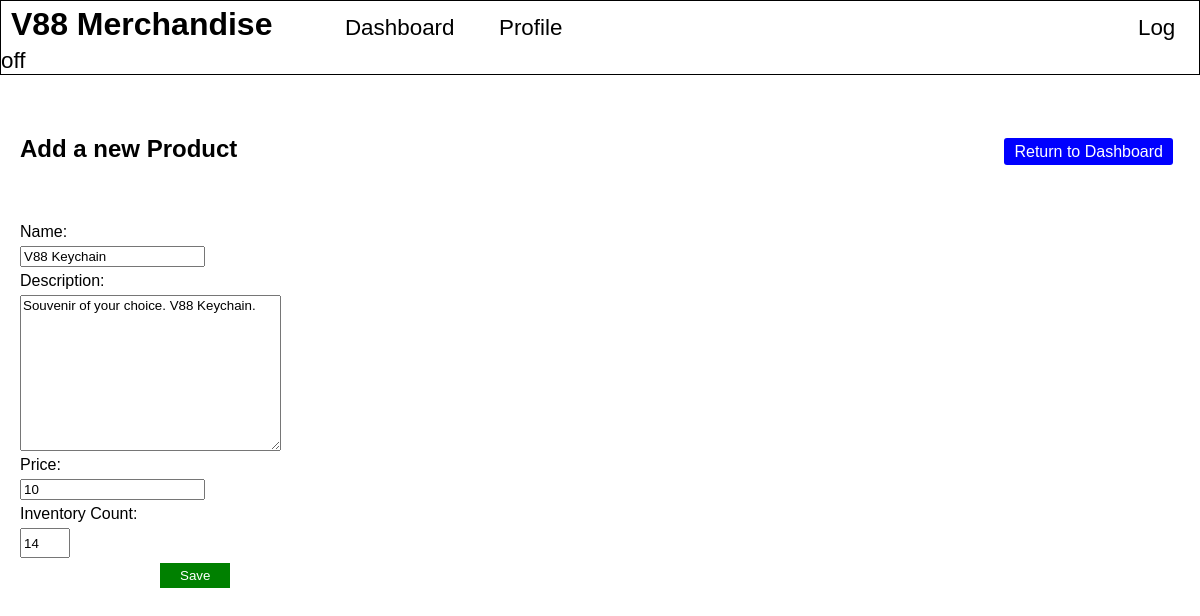
The page /products/edit/4 on the database its author committed.
### tables this page shows
CREATE TABLE `sales` (
  `id` int(11) NOT NULL AUTO_INCREMENT,
  `product_id` int(11) DEFAULT NULL,
  `qty_sold` int(11) DEFAULT NULL,
  `created_at` datetime DEFAULT NULL,
  `updated_at` datetime DEFAULT NULL,
  PRIMARY KEY (`id`)
);

CREATE TABLE `products` (
  `id` int(11) NOT NULL AUTO_INCREMENT,
  `product_name` varchar(255) DEFAULT NULL,
  `description` text,
  `price` int(11) DEFAULT NULL,
  `inventory_count` int(11) DEFAULT NULL,
  `created_at` datetime DEFAULT NULL,
  `updated_at` datetime DEFAULT NULL,
  PRIMARY KEY (`id`)
);

### application/controllers/Products.php (called while the page is built, shortened)
<?php
    class Products extends CI_Controller
    {
        public function edit($id)
        {
            $current_user_id = $this->session->userdata('user_id');
            if($current_user_id == 1){
                $this->load->view('templates/admin_header');
            }else{
                $this->load->view('templates/user_header');
            }
            $product = $this->product->get_product($id);
            $this->load->view('products/edit', $product);
        }
    }
?>

### index.php (called while the page is built, shortened)
<?php
require_once BASEPATH.'core/CodeIgniter.php';

### application/models/Product.php (called while the page is built, shortened)
<?php
    class Product extends CI_Model
    {
        function get_product($id)
        {
            $query = "SELECT products.*, DATE_FORMAT(products.created_at, '%M %D %Y') AS created , sales.qty_sold AS qty_sold FROM products
            LEFT JOIN sales ON product_id = products.id WHERE products. id=?";
            return $this->db->query($query, $this->security->xss_clean($id))->row_array();
        }
    }
?>

### application/views/products/edit.php (the view, shortened to what this page needs)
<!DOCTYPE html>
<html lang="en">
    <head>
        <link rel="stylesheet" href="<?= base_url();?>assets/css/home_style.css">
    </head>
    <body>
        <h2>Add a new Product</h2>
        <a href="/dashboard/admin" id="dashboard">Return to Dashboard</a>
        <form action="<?= base_url(); ?>products/update/<?= $id; ?>" method="POST">
            Name:
            <input type="text" name="product_name" placeholder="<?= $product_name; ?>" value="<?= $product_name; ?>"/>
            Description:
            <textarea name="description" placeholder="<?= $description; ?>" id="" cols="30" rows="10"><?= $description; ?></textarea>
            Price:
            <input type="text" name="price" placeholder="<?= $price; ?>" value="<?= $price; ?>"/>
            Inventory Count:
            <input type="number" name="inventory_count" placeholder="<?= $inventory_count; ?>" value="<?= $inventory_count; ?>"  id="number"/>
            <input type="submit" value="Save" id="save">
        </form>
    </body>
</html>

### assets/css/home_style.css (style rules this page uses)
* { font-family: sans-serif; }
body { margin: 0; }
.navbar h1, h2, table { display: inline-block; }
h2 { margin: 40px 20px; width: 80%; }

### application/views/products/edit.php (style rules this page uses)
#dashboard { background-color: blue; color: white; border: none; border-radius: 3px; text-decoration: none; padding: 5px 10px; }
form { display: inline-block; padding: 20px; }
input,textarea { display: block; margin: 5px 0; }
#number { width: 50px; height: 30px; }
#save { background-color: green; color: white; padding: 5px 20px; margin-left: 140px; border: none; }

### rows shown on the page
sales: product_name "V88 Keychain", description "Souvenir of your choice. V88 Keychain.", price "10", inventory_count "14"
